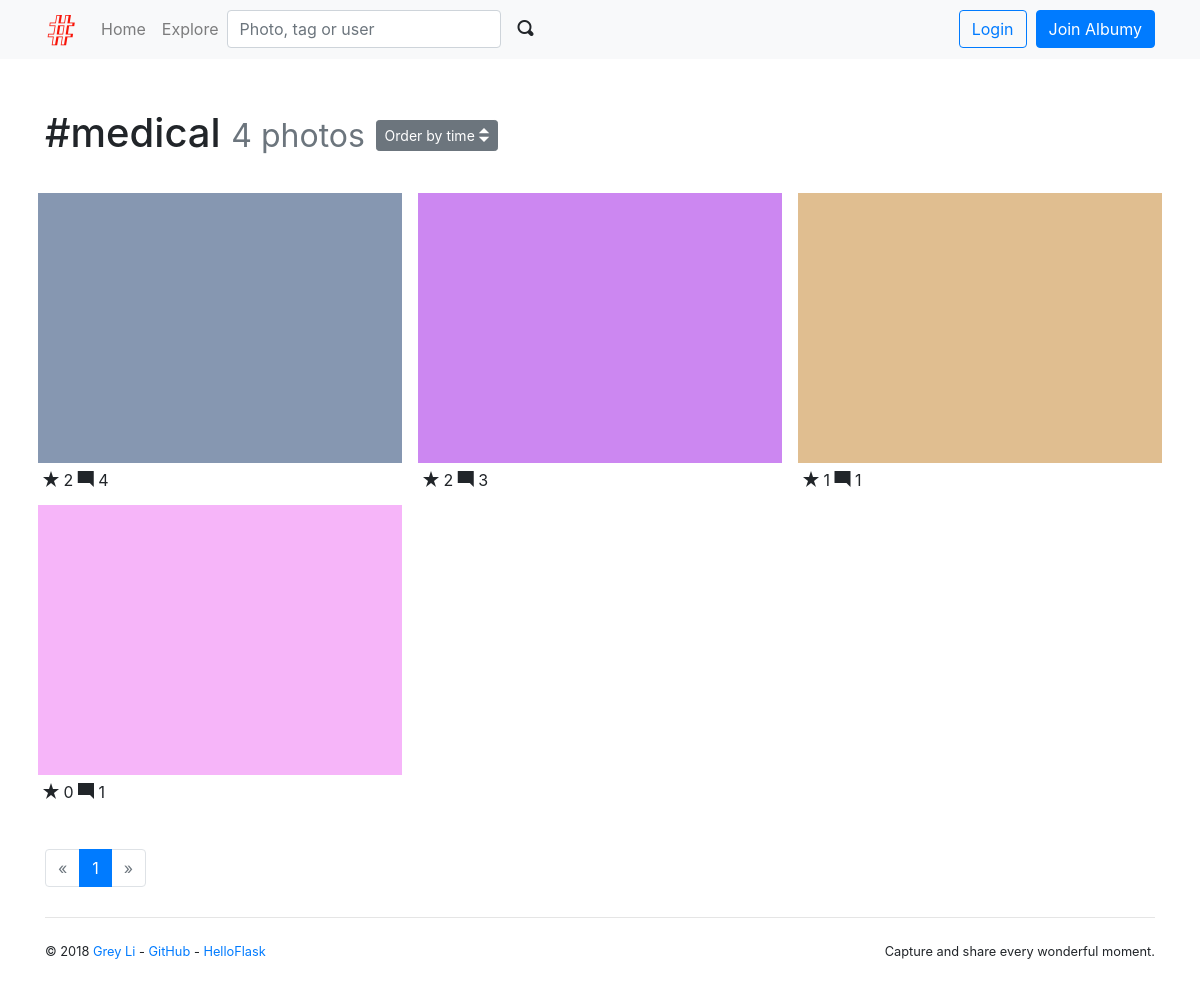
The page /tag/1 on the database its author committed.
### albumy/models.py (models this page shows)
@whooshee.register_model('name')
class Tag(db.Model):
    id = db.Column(db.Integer, primary_key=True)
    name = db.Column(db.String(64), index=True, unique=True)
    photos = db.relationship('Photo', secondary=tagging, back_populates='tags')

@whooshee.register_model('description')
class Photo(db.Model):
    id = db.Column(db.Integer, primary_key=True)
    description = db.Column(db.String(500))
    filename = db.Column(db.String(64))
    filename_s = db.Column(db.String(64))
    filename_m = db.Column(db.String(64))
    timestamp = db.Column(db.DateTime, default=datetime.utcnow, index=True)
    can_comment = db.Column(db.Boolean, default=True)
    flag = db.Column(db.Integer, default=0)
    author_id = db.Column(db.Integer, db.ForeignKey('user.id'))
    author = db.relationship('User', back_populates='photos')
    comments = db.relationship('Comment', back_populates='photo', cascade='all')
    collectors = db.relationship('Collect', back_populates='collected', cascade='all')
    tags = db.relationship('Tag', secondary=tagging, back_populates='photos')

### albumy/blueprints/main.py (the view)
@main_bp.route('/tag/<int:tag_id>', defaults={'order': 'by_time'})
@main_bp.route('/tag/<int:tag_id>/<order>')
def show_tag(tag_id, order):
    tag = Tag.query.get_or_404(tag_id)
    page = request.args.get('page', 1, type=int)
    per_page = current_app.config['ALBUMY_PHOTO_PER_PAGE']
    order_rule = 'time'
    pagination = Photo.query.with_parent(tag).order_by(Photo.timestamp.desc()).paginate(page, per_page)
    photos = pagination.items
    if order == 'by_collects':
        photos.sort(key=lambda x: len(x.collectors), reverse=True)
        order_rule = 'collects'
    return render_template('main/tag.html', tag=tag, pagination=pagination, photos=photos, order_rule=order_rule)

### albumy/__init__.py (called while the page is built)
def register_template_context(app):
    @app.context_processor
    def make_template_context():
        if current_user.is_authenticated:
            notification_count = Notification.query.with_parent(current_user).filter_by(is_read=False).count()
        else:
            notification_count = None
        return dict(notification_count=notification_count)

### albumy/extensions.py (called while the page is built)
    def can(self, permission_name):
        return False

### albumy/templates/main/tag.html (shortened to what this page needs)
{% extends 'base.html' %}
{% from 'bootstrap/pagination.html' import render_pagination %}
{% from 'bootstrap/form.html' import render_form %}
{% from 'macros.html' import photo_card with context %}
{% block content %}
    <div class="page-header">
        <h1>#{{ tag.name }}
            <small class="text-muted">{{ tag.photos|length }} photos</small>
            <span class="dropdown">
            <button class="btn btn-secondary btn-sm" type="button" id="dropdownMenuButton" data-toggle="dropdown"
                    aria-haspopup="true" aria-expanded="false">
                Order by {{ order_rule }} <span class="oi oi-elevator"></span>
            </button>
        </span>
        </h1>
    </div>
    <div class="row">
        {% for photo in photos %}
            {{ photo_card(photo) }}
        {% endfor %}
    </div>
    <div class="page-footer">
        {{ render_pagination(pagination, align='center') }}
    </div>
{% endblock %}

### albumy/templates/base.html (shortened to what this page needs)
{% from 'bootstrap/nav.html' import render_nav_item %}
<!DOCTYPE html>
<html lang="en">
<head>
    {% block head %}
        {% block styles %}
            <link rel="stylesheet" href="{{ url_for('static', filename='css/bootstrap.min.css') }}">
            <link rel="stylesheet" href="{{ url_for('static', filename='open-iconic/font/css/open-iconic-bootstrap.css') }}">
            <link rel="stylesheet" href="{{ url_for('static', filename='css/style.css') }}">
        {% endblock styles %}
    {% endblock head %}
</head>
<body>
{% block navbar %}
    <nav class="navbar navbar-expand-lg navbar-light bg-light">
        <div class="container">
            <a class="navbar-brand" href="{{ url_for('main.index') }}">
                <img src="{{ url_for('static', filename='favicon.ico') }}" alt="Albumy">
            </a>
            <div class="collapse navbar-collapse" id="navbarColor01">
                <div class="navbar-nav mr-auto">
                    {{ render_nav_item('main.index', 'Home') }}
                    {{ render_nav_item('main.explore', 'Explore') }}
                    <form class="form-inline my-2 my-lg-0" action="{{ url_for('main.search') }}">
                        <input type="text" name="q" class="form-control mr-sm-1" placeholder="Photo, tag or user"
                               required>
                        <button class="btn btn-light my-2 my-sm-0" type="submit">
                            <span class="oi oi-magnifying-glass"></span>
                        </button>
                    </form>
                </div>
                <div class="navbar-nav ml-auto">
                {% if current_user.is_authenticated %}
                    <a class="nav-item nav-link" href="{{ url_for('main.show_notifications', filter='unread') }}">
                        <span class="oi oi-bell"></span>
                        <span id="notification-badge"
                              class="{% if notification_count == 0 %}hide{% endif %} badge badge-danger badge-notification"
                              data-href="{{ url_for('ajax.notifications_count') }}">{{ notification_count }}</span>
                    </a>
                    <a class="nav-item nav-link" href="{{ url_for('main.upload') }}" title="Upload">
                        <span class="oi oi-cloud-upload"></span>&nbsp;&nbsp;
                    </a>
                    <div class="dropdown nav-item">
                        <a href="#" class="nav-link dropdown-toggle" data-toggle="dropdown" role="button"
                           aria-expanded="false">
                            <img class="avatar-xs"
                                 src="{{ url_for('main.get_avatar', filename=current_user.avatar_s) }}">
                            <span class="caret"></span>
                        </a>
                        <div class="dropdown-menu dropdown-menu-right" role="menu">
                            <h6 class="dropdown-header">Logged in as {{ current_user.username }}</h6>
                            <a class="dropdown-item" href="{{ url_for('user.index', username=current_user.username) }}">
                                <span class="oi oi-person"></span> My Home
                            </a>
                            <div class="dropdown-divider"></div>
                            <a class="dropdown-item" href="{{ url_for('user.edit_profile') }}">
                                <span class="oi oi-cog"></span> Settings
                            </a>
                            {% if current_user.can('MODERATE') %}
                                <a class="dropdown-item" href="{{ url_for('admin.index') }}">
                                    <span class="oi oi-dashboard"></span> Dashboard
                                </a>
                            {% endif %}
                            <a class="dropdown-item" href="{{ url_for('auth.logout') }}">
                                <span class="oi oi-power-standby"></span> Logout
                            </a>
                        </div>
                    </div>
                {% else %}
                    <a class="btn btn-outline-primary" href="{{ url_for('auth.login') }}">Login</a>&nbsp;&nbsp;
                    <a class="btn btn-primary" href="{{ url_for('auth.register') }}">Join Albumy</a>
                {% endif %}
                </div>
            </div>
        </div>
    </nav>
{% endblock %}
<main>
    <div class="container">
        {% block content %}{% endblock %}
        {% block footer %}
            <footer>
                <p class="float-left">
                    <small>&copy; 2018
                        <a href="http://greyli.com" title="Written by Grey Li">Grey Li</a> -
                        <a href="https://github.com/greyli/albumy" title="Fork me on GitHub">GitHub</a> -
                        <a href="http://helloflask.com" title="A HelloFlask project">HelloFlask</a>
                    </small>
                </p>
                <p class="float-right">
                    <small>Capture and share every wonderful moment.</small>
                </p>
            </footer>
        {% endblock %}
    </div>
</main>
</body>
</html>

### albumy/templates/macros.html (shortened to what this page needs)
{% macro photo_card(photo) %}
    <div class="photo-card card">
        <a class="card-thumbnail" href="{{ url_for('main.show_photo', photo_id=photo.id) }}">
            <img class="card-img-top portrait" src="{{ url_for('main.get_image', filename=photo.filename_s) }}">
        </a>
        <div class="card-body">
            <span class="oi oi-star"></span> {{ photo.collectors|length }}
            <span class="oi oi-comment-square"></span> {{ photo.comments|length }}
        </div>
    </div>
{% endmacro %}

### albumy/static/css/style.css (style rules this page uses)
.page-header { padding-top: 20px; padding-bottom: 20px; }
.page-footer { padding-top: 40px; }
nav { margin-bottom: 30px; }
footer { margin: 30px 0; padding: 20px 0; border-top: 1px solid #e5e5e5; }
.photo-card { float: left; width: 33.333%; padding: 0.5rem 0.5rem 0 0.5rem; border: 0; }
.photo-card .card-body { padding: 5px; }
.card-thumbnail { position: relative; width: auto; height: 20em; overflow: hidden; }
.card-thumbnail img { position: absolute; left: 50%; top: 50%; height: 100%; width: auto; -webkit-transform: translate(-50%, -50%); -ms-transform: translate(-50%, -50%); transform: translate(-50%, -50%); }
.card-thumbnail img.portrait { width: 100%; height: auto; }
@media (max-width: 1280px) { .card-thumbnail { height: 270px; } }

### rows shown on the page
Tag: name "medical"
Photo: filename_s (picture), collectors|length "2", comments|length "4"
Photo: filename_s (picture), collectors|length "2", comments|length "3"
Photo: filename_s (picture), collectors|length "1", comments|length "1"
Photo: filename_s (picture), collectors|length "0", comments|length "1"

### other values the page prints
{{ render_nav_item('main.index', 'Home') }} "Home"
{{ render_nav_item('main.explore', 'Explore') }} "Explore"
{{ tag.photos|length }} "4"
{{ order_rule }} "time"
{{ render_pagination(pagination, align='center') }} "« 1 »"
